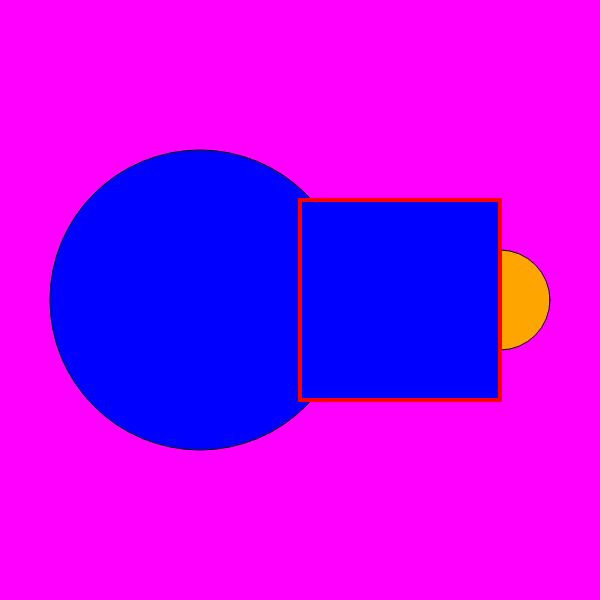
Frame 1 (no input)
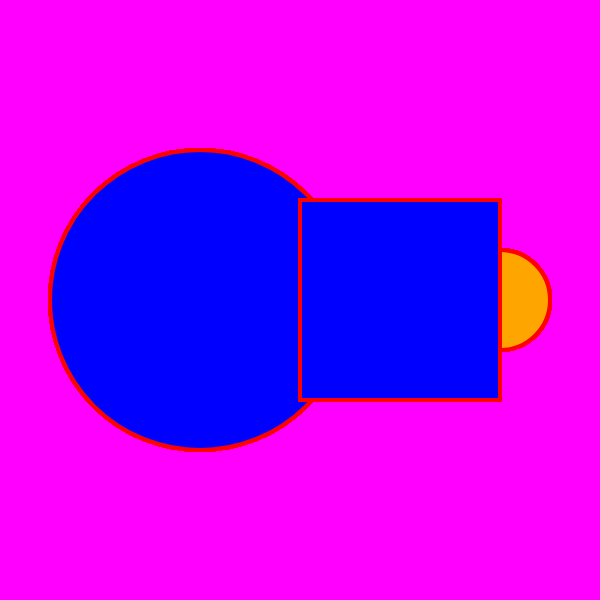
Frame 60 (no input)
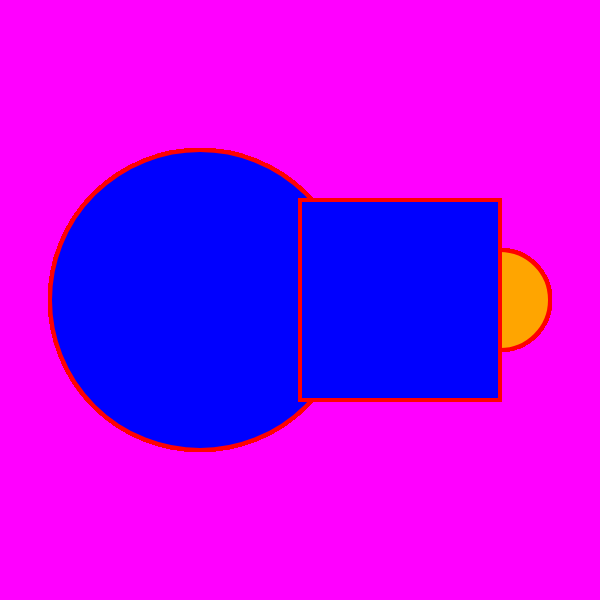
Frame 120 (the mouse pressed at the canvas centre since frame 60)

The p5.js sketch that drew these frames (run headless with seeded random() and noise() and a simulated clock; from frame 60 on, the mouse is pressed at the canvas centre):

// p5.js sketch
// ── sketch.js
function setup() {
createCanvas(600, 600);
background(255, 0, 255);
}
function draw() {
    fill("orange")
    ellipse(500, 300, 100, 100)
    fill('blue')
    ellipse(200, 300, 300, 300)
    stroke(255, 0, 0)
    strokeWeight(4)
    rect(300, 200, 200, 200)
}
